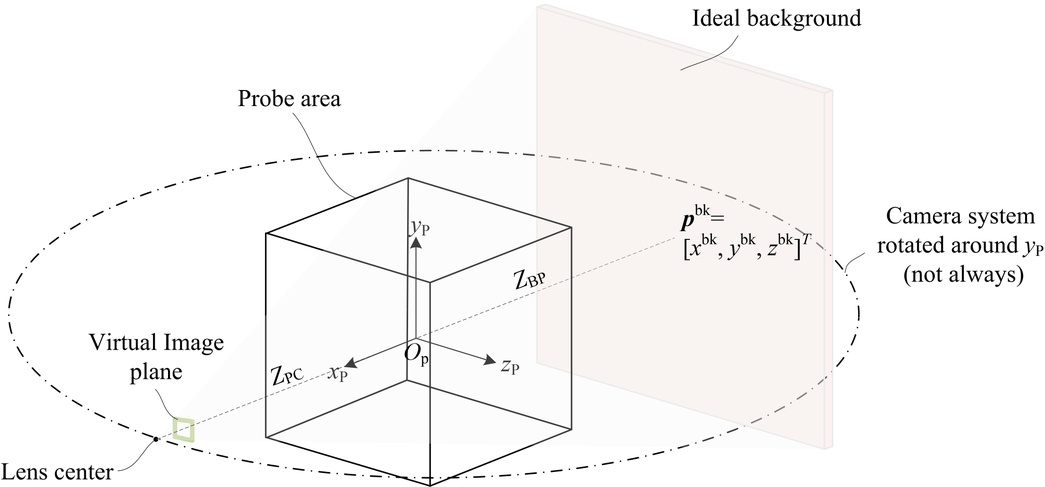
%> input picture MATLAB/Utilities/Geometry/Diagram of the geometry of BOST.jpg, 1045 x 487 px, shrunk from 4291 x 2001 before the run
$ octave --eval "showGeoDiagram;"   (GNU Octave 9; MATLAB toolbox functions it lacks are replaced by stand-ins)
%> lines starting %> are read from the running program, lines starting %| are printed output that depends on the picture
function  showGeoDiagram()
%SHOWGEODIAGRAM Shows an image describing the Geometry of BOST
%--------------------------------------------------------------------------
% This file is part of the BOSLAB Toolbox
%
% Copyright (c) 2015, Beihang University
%                     All rights reserved.
%
% License:            Open Source under BSD.
%                     See the full license at
%                     https:XXXXX
%
% Contact:            Weihu22@buaa.edu.cn
% Codes:              https:XXXXX
% Coded by:           Wei Hu
%--------------------------------------------------------------------------
%%
figure('Name','Diagram of BOST Geometry');
title('Diagram of BOST Geometry');
geoimg=imread('Diagram of the geometry of BOST.jpg');
%> geoimg is the input picture: size 487x1045x3 uint8; mean R, G, B 248.1, 247, 246.4
imshow(geoimg);

h = xlabel('');
pos = get(h,'Position');
delete(h)
h = title(char('Geometry definition for BOST,  DOI: XXXXX',...
    'Current BOST is more flexible than what is shown in the figure.'));
set(h,'Position',pos);
set(gca, 'XAxisLocation','top');
set(gcf, 'Color','white');


%%
figure('Name','Transformation between coordinate systems');
title('Transformation between coordinate systems');
geoimg=imread('Transformation between coordinate systems.jpg');
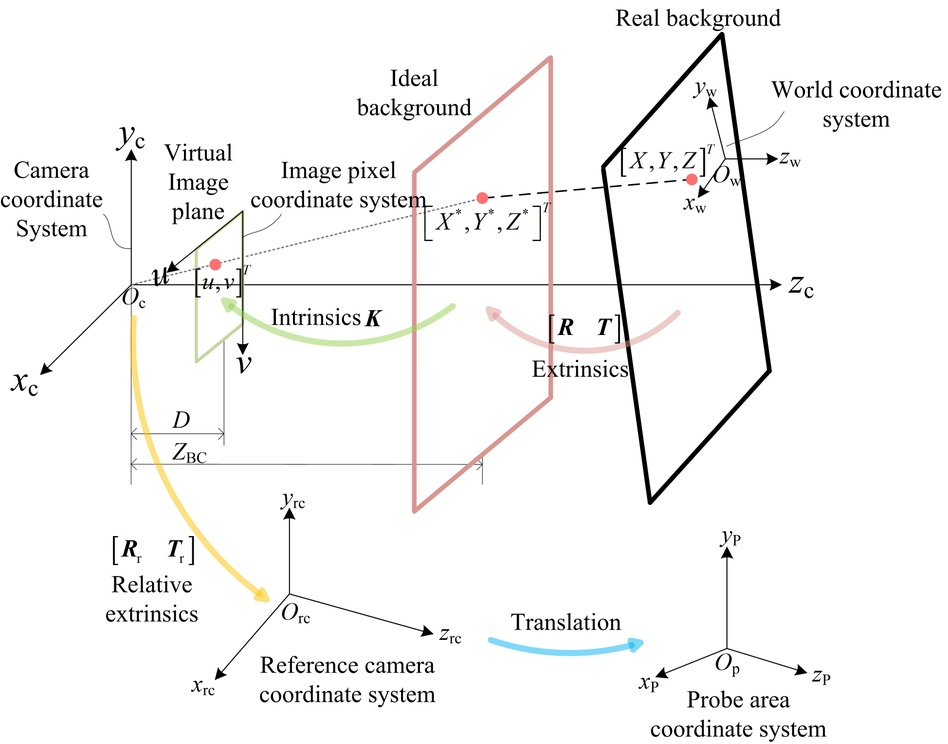
%> input picture MATLAB/Utilities/Geometry/Transformation between coordinate systems.jpg, 948 x 744 px, shrunk from 3895 x 3055 before the run
%> geoimg is the input picture: size 744x948x3 uint8; mean R, G, B 246.1, 245.7, 245.2
imshow(geoimg);

h = xlabel('');
pos = get(h,'Position');
delete(h)
h = title(char('Transformation between coordinate systems'));
set(h,'Position',pos);
set(gca, 'XAxisLocation','top');
set(gcf, 'Color','white');
%%
figure('Name','Default gemetry of simu BOST');
title('Default gemetry of simu BOST');
geoimg=imread('default gemetry.jpg');
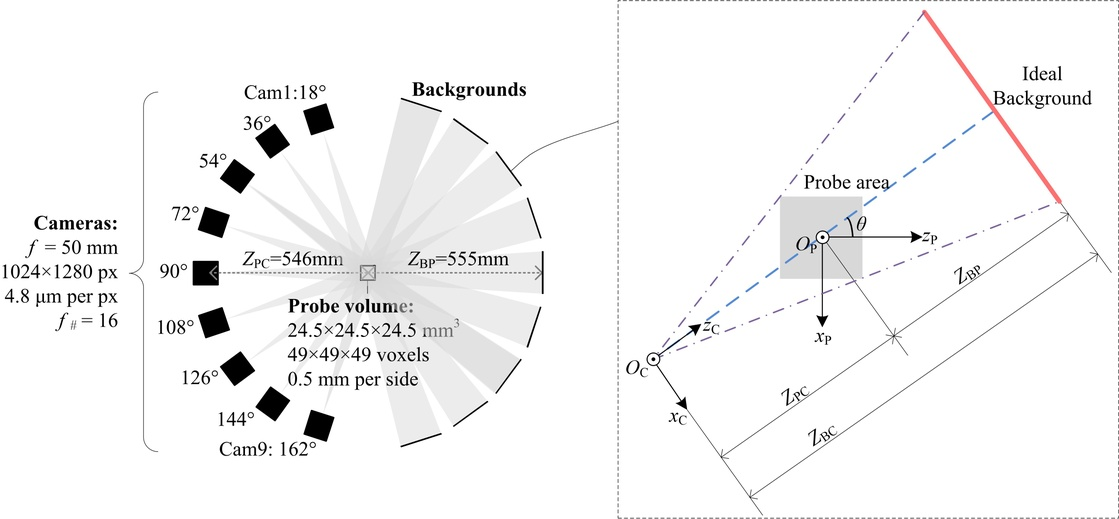
%> input picture MATLAB/Utilities/Geometry/default gemetry.jpg, 1119 x 519 px, shrunk from 4596 x 2131 before the run
%> geoimg is the input picture: size 519x1119x3 uint8; mean R, G, B 245.1, 244.9, 244.9
imshow(geoimg);

h = xlabel('');
pos = get(h,'Position');
delete(h)
h = title(char('Default gemetry of simu BOST'));
set(h,'Position',pos);
set(gca, 'XAxisLocation','top');
set(gcf, 'Color','white');
